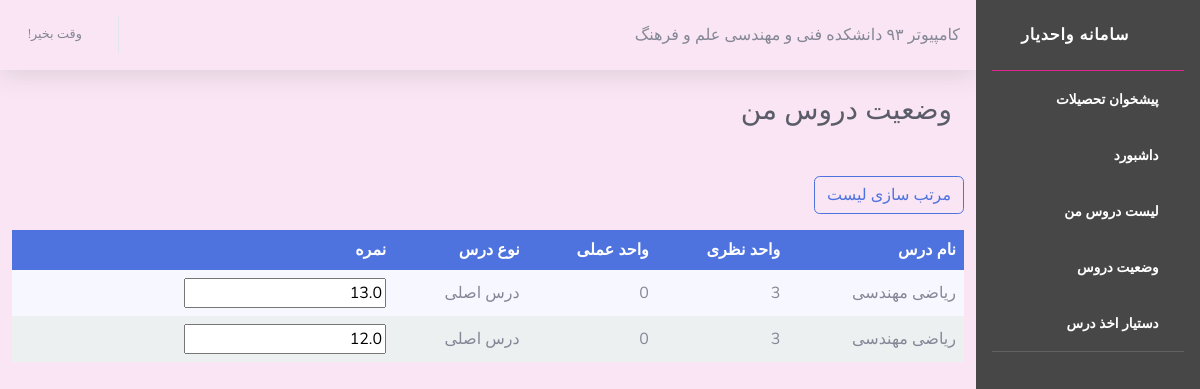
Page /courseSituation/1/ on the earlier database version.
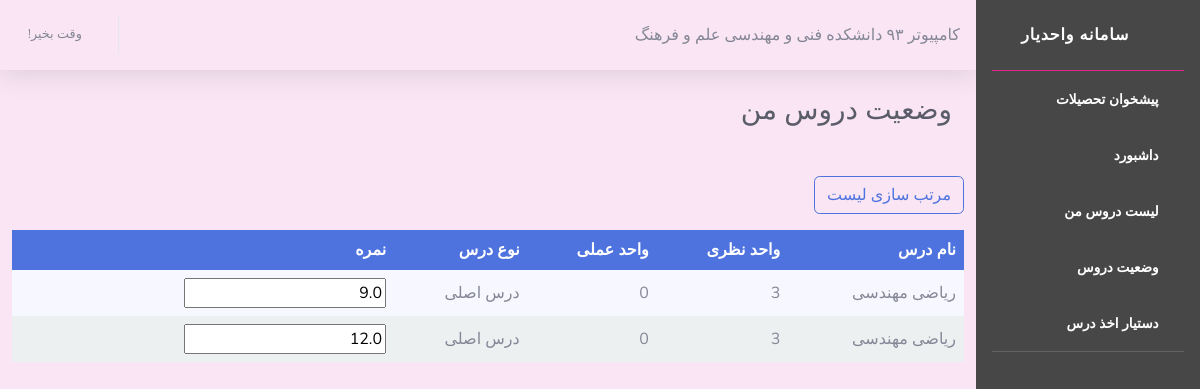
Same page on the later database version.
### core/models.py (models this page shows, shortened)
class Score(models.Model):
    value = models.FloatField(verbose_name="نمره")
    is_counted = models.BooleanField(verbose_name='محاسبه شود', default=False)
    study = models.ForeignKey(
        'Study',
        on_delete=models.CASCADE,
        verbose_name="تحصیل"
    )
    course = models.ForeignKey(
        'Course',
        on_delete=models.CASCADE,
        verbose_name="درس"
    )
    class Meta:
        verbose_name=u'نمره '
        verbose_name_plural=u'نمره‌ها '

class Course(models.Model):
    title = models.CharField(verbose_name="عنوان",max_length = 20)
    course_type = models.IntegerField(choices=COURSE_TYPE_CHOISES, verbose_name="نوع درس")
    vahed_nazari = models.IntegerField(verbose_name="تعداد واحد نظری")
    vahed_amali = models.IntegerField(verbose_name="تعداد واحد عملی")
    corequisite_courses = models.ManyToManyField( #همنیاز
        'self',
        verbose_name="هم‌نیاز",
        related_name="corequisites",
        blank=True
    )
    prerequisite_courses = models.ManyToManyField(
        'self',
        verbose_name="پیش‌نیاز",
        related_name="prerequisites",
        blank=True
    )
    class Meta:
        verbose_name=u'درس '
        verbose_name_plural=u'درس‌ها '

### core/views.py (the view)
# urls.py: path('courseSituation/<int:study_id>/', views.get_courseSituation, name='courseSituation'),
def get_courseSituation(request, study_id):
    if request.method == "GET":
        study = Study.objects.get(pk=study_id)
        courses = Course.objects.all()
        scores = study.score_set.all()
        request.session['study_id'] = study_id
        return render(request, 'core/CourseSituation.html', {
            'scores': scores,
            'study': study
        })
    if request.method == 'POST':
        pass

### core/models.py (called while the page is built)
    def __str__(self):
        return f"{self.name} {self.university.name}"

    def __str__(self):
        return f" {self.title} دانشکده {self.faculty}"

### core/templates/core/CourseSituation.html (shortened to what this page needs)
{% extends "core/layout.html" %}
{% block edu %}
{{ study.chart }}
{% endblock edu %}
{% block content %}
        <div class="container-fluid">
          <div class=" text-right mb-4">
            <h1 class="h3 mb-5 text-gray-800 d-print-none">وضعیت دروس من</h1>
          </div>
          <div class="row table-responsive-sm table-responsive-md">
          <p><button class="btn btn-outline-primary d-print-none" onclick="sortTable()"> مرتب سازی لیست </button></p>
            <table class="custom-table" id="courseSituationId">
              <thead>
                  <tr>
                      <th>نام درس</th>
                      <th>واحد نظری</th>
                      <th>واحد عملی</th>
                      <th>نوع درس </th>
                      <th> نمره</th>
                      <th class="d-print-none"> <a href="javascript:window.print()"><i class="fa fa-print"></i>  </a>  </th>
                  </tr>
              </thead>
              <tbody>
                    {% for score in scores %}
                        <tr class="toggler toggler1">
                            <td>{{score.course.title}} </td>
                            <td>{{score.course.vahed_nazari}}</td>
                            <td>{{score.course.vahed_amali}}</td>
                            <td>{{score.course.get_course_type_display}} </td>
                            <td>
                              <input class="score-input" id="{{ score.course.id }}" value="{{score.value }}" type='text' placeholder='نمره'>
                            </td>
                            <td>
                            <button
                            class="fa fa-check check-btn d-print-none" data-id="{{ score.course.id }}"
                            onclick="handleSubmit('{% url 'updateScore' study_id=request.session.study_id course_id=score.course.id %}', this)">
                            </button></td>
                        </tr>
                    {% endfor %}
              </tbody>
          </table>
          </div>
        </div>
 {% endblock content %}

Differences in the rows shown:
changed Score (number 1 of 2 on the later page): value "13.0" → "9.0"
